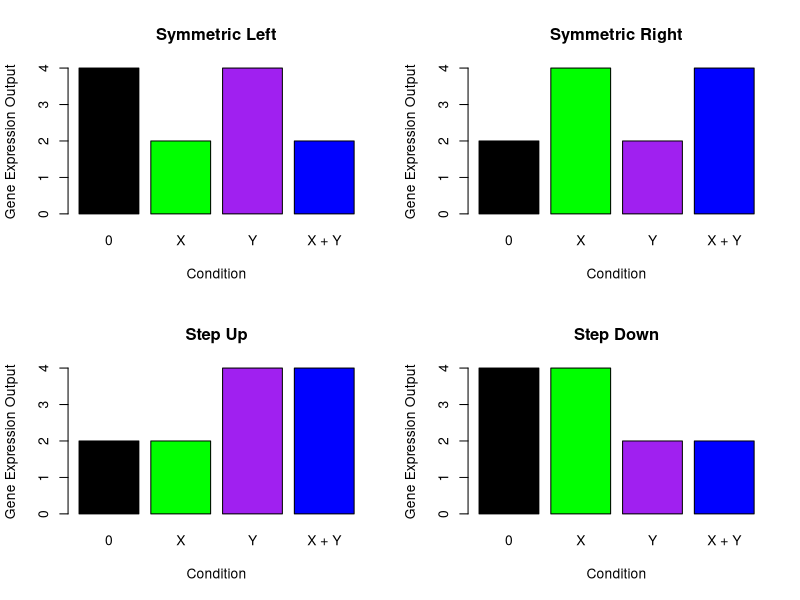
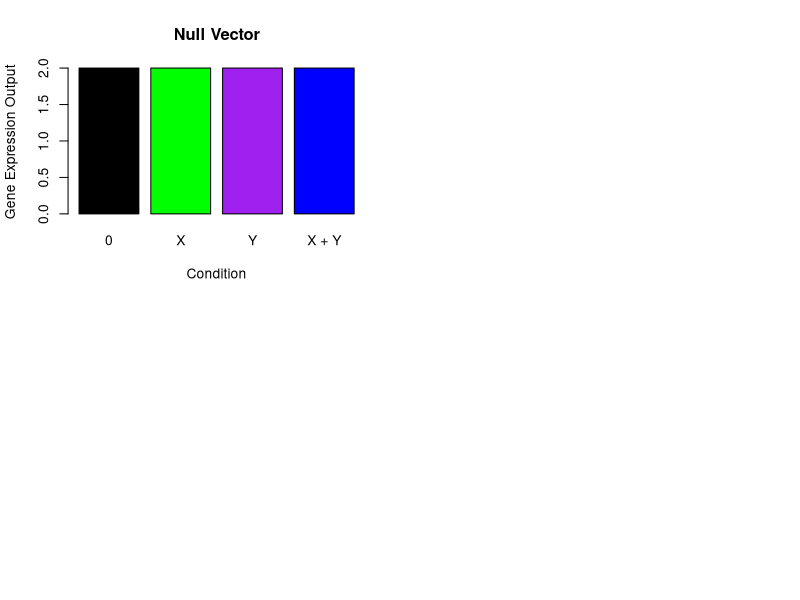

Generate these figures, in order, with R: (Note: this script raises an error after producing the figures.)
## ---- chunk 1
library(magrittr)
## ---- chunk 2
ni_list <- list(
sym.left = c(4, 2, 4, 2, "Symmetric Left"),
sym.right = c(2, 4, 2, 4, "Symmetric Right"),
step.up = c(2, 2, 4, 4, "Step Up"),
step.down = c(4, 4, 2, 2, "Step Down"),
null.vector = c(2, 2, 2, 2, "Null Vector")
)
## ---- chunk 3
library(ggplot2)
par(mfrow = c(2,2))
for (i in 1:5) {
  barplot(as.numeric(ni_list[[i]][1:4]), main = ni_list[[i]][5], xlab = "Condition",
          names = c("0", "X", "Y", "X + Y"), ylab = "Gene Expression Output", col = c("black", "green", "purple", "blue"))
}
## ---- chunk 4
#' generate outcome vectors for the opposite class/mode
#'
#' @param a_matrix matrix of n rows where each row is a pairwise comparison outcome vector
#' with ncol(a_matrix) == 6
#' @return vecs matrix of n rows where each row maps to the opposite outcome vectors in
#' a_matrix
#'
#'  pwt_n <- enumerateThOutcomeVectors()
#'  oppositeVectors(pwt[10,])
oppositeVectors <- function(a_matrix) {
  # returns opposite sign
  reverseSign <- function(val) {
    if (val == 1) {
      return(-1)
    }
    if (val == -1) {
      return(1)
    }
    else {
      return(0)
    }
  }
  reversed <- apply(a_matrix, 1, function(x) (lapply(x, reverseSign) %>% unlist))
  vecs <- matrix(NaN, nrow = nrow(a_matrix), ncol = 6)
  for (i in 1:ncol(reversed)) {
    vecs[i,] <- reversed[,i]
  }
  return(vecs)
}
## ---- chunk 5
# Low Stabilization -----------------------------------------------------------
low_stab <- matrix(c(-1, -1, -1, -1, -1, -1,
                     -1, -1, -1, -1, -1, 0,
                     -1, -1, -1, -1, -1, 1,
                     -1, -1, -1, -1, 0, 1,
                     -1, -1, -1, -1, 1, 1,
                     -1, -1, -1, 0, -1, -1,
                     -1, -1, -1, 0, 0, 0,
                     -1, -1, -1, 0, 1, 1,
                     -1, -1, -1, 1, -1, -1,
                     -1, -1, -1, 1, 0, 1,
                     -1, -1, -1, 1, 1, -1,
                     -1, -1, -1, 1, 1, 0,
                     -1, -1, -1, 1, 1, 1
                     ),
                   nrow = 13, ncol = 6, byrow = TRUE
)
low_stab_s <- apply(low_stab, 1, stringCoerce)
## ---- chunk 6
low_stab
## ---- chunk 7
x_restores_y <- matrix(c(0, -1, -1, -1, -1, 1,
                         0, -1, 0, -1, 0, 1,
                         1, -1, -1, -1, -1, 1,
                         1, -1, 0, -1, -1, 1,
                         1, -1, 1, -1, -1, 1,
                         1, -1, 1, -1, 0, 1),
                       nrow = 6, ncol = 6, byrow = TRUE)
x_restores_y_s <- apply(x_restores_y, 1, stringCoerce)
## ---- chunk 8
x_restores_y
## ---- chunk 9
y_restores_x <- matrix(c(-1, 0, -1, 1, 1, -1,
                         -1, 0, 0, 1, 1, 0,
                         -1, 1, -1, 1, 1, -1,
                         -1, 1, 0, 1, 1, -1,
                         -1, 1, 1, 1, 1, -1,
                         -1, 1, 1, 1, 1, 0),
                       nrow = 6, ncol = 6, byrow = TRUE)
y_restores_x_s <- apply(y_restores_x, 1, stringCoerce)
## ---- chunk 10
y_restores_x
## ---- chunk 11
pos_syn <- matrix(c(-1, 1, 1, 1, 1, 1,
                    0, 1, 1, 1, 1, 1,
                    1, -1, 1, -1, 1, 1,
                    1, 0, 1, -1, 1, 1,
                    1, 1, 1, -1, 1, 1,
                    1, 1, 1, 0, 1, 1,
                    1, 1, 1, 1, 1, 1
                    ), nrow = 7, ncol = 6, byrow = TRUE)
## ---- chunk 12
pos_syn
## ---- chunk 13
emer_pos_syn <- matrix(c(-1, -1, 0, -1, 1, 1,
                         -1, -1, 0, 0, 1, 1,
                         -1, -1, 0, 1, 1, 1,
                         -1, -1, 1, -1, 1, 1,
                         -1, -1, 1, 0, 1, 1,
                         -1, -1, 1, 1, 1, 1,
                         -1, 0, 1, 1, 1, 1,
                         0, -1, 1, -1, 1, 1,
                         0, 0, 1, 0, 1, 1),
                       nrow = 9, ncol = 6, byrow = TRUE)
emer_pos_syn_s <- apply(emer_pos_syn, 1, stringCoerce)
## ---- chunk 14
emer_pos_syn
## ---- chunk 15
pos_ov <- rbind(low_stab, x_restores_y, y_restores_x, pos_syn, emer_pos_syn)
pos_ov_s <- apply(pos_ov, 1, stringCoerce)
## ---- chunk 16
pos_ov
## ---- chunk 17
# High Stabilization ----------------------------------------------------------
high_stab <- oppositeVectors(low_stab)
high_stab_s <- apply(high_stab, 1, stringCoerce)
## ---- chunk 18
high_stab
## ---- chunk 19
# X Inhibits Y ----------------------------------------------------------------
x_inhibits_y <- oppositeVectors(x_restores_y)
x_inhibits_y
x_inhibits_y_s <- apply(x_inhibits_y, 1, stringCoerce)
## ---- chunk 20
y_inhibits_x <- oppositeVectors(y_restores_x)
y_inhibits_x_s <- apply(y_inhibits_x, 1, stringCoerce)
## ---- chunk 21
y_inhibits_x
## ---- chunk 22
neg_syn <- oppositeVectors(pos_syn)
## ---- chunk 23
neg_syn
## ---- chunk 24
emer_neg_syn <- oppositeVectors(emer_pos_syn)
emer_neg_syn
emer_neg_syn_s <- apply(emer_neg_syn, 1, stringCoerce)
## ---- chunk 25
neg_ov <- rbind(high_stab, x_inhibits_y, y_inhibits_x, neg_syn, emer_neg_syn)
neg_ov_s <- apply(neg_ov, 1, stringCoerce)
## ---- chunk 26
neg_ov
## ---- chunk 27
ni_ov <- matrix(c(rep(0, 6),
                1, 0, 1, -1, 0, 1,
                0, 1, 1, 1, 1, 0,
                -1, 0, -1, 1, 0, -1,
                0, -1, -1, -1, -1, 0),
                nrow = 5, ncol = 6, byrow = TRUE)
ni_ov_s <- apply(ni_ov, 1, stringCoerce)
## ---- chunk 28
ni_ov
## ---- chunk 29
null_ov <- c(0, 0, 0, 0, 0, 0)
null_ov_s <- stringCoerce(c(0, 0, 0, 0, 0, 0))
## ---- chunk 30
sym_right <- c(1, 0, 1, -1, 0, 1)
sym_left <- c(-1, 0, -1, 1, 0, -1)

# step up and step down
# interaction profiles look like increasing or decreasing step functions
step_up <- c(0, 1, 1, 1, 1, 0)
step_down <- c(0, -1, -1, -1, -1, 0)
## ---- chunk 31
sessionInfo()
